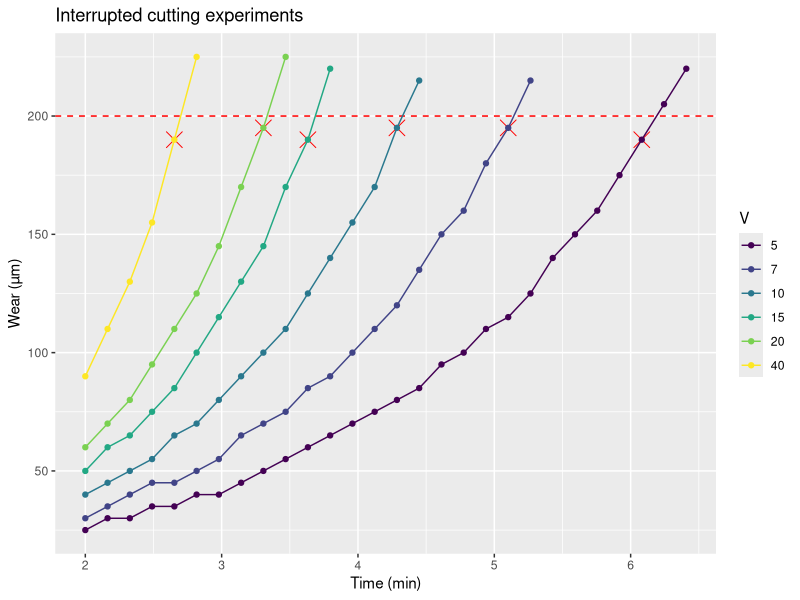
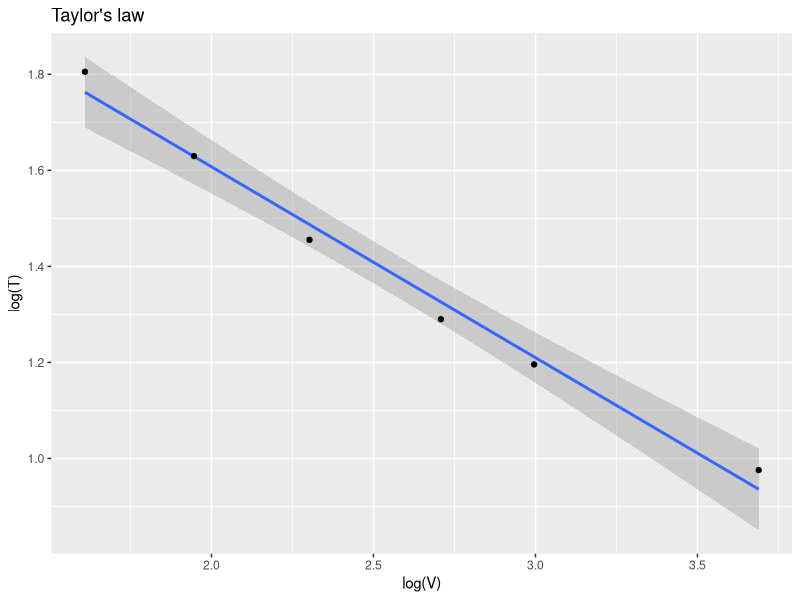
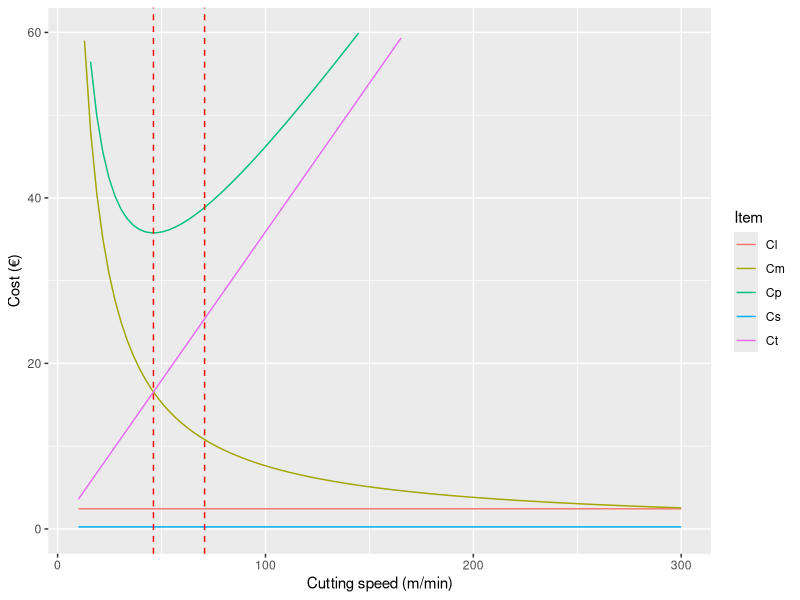
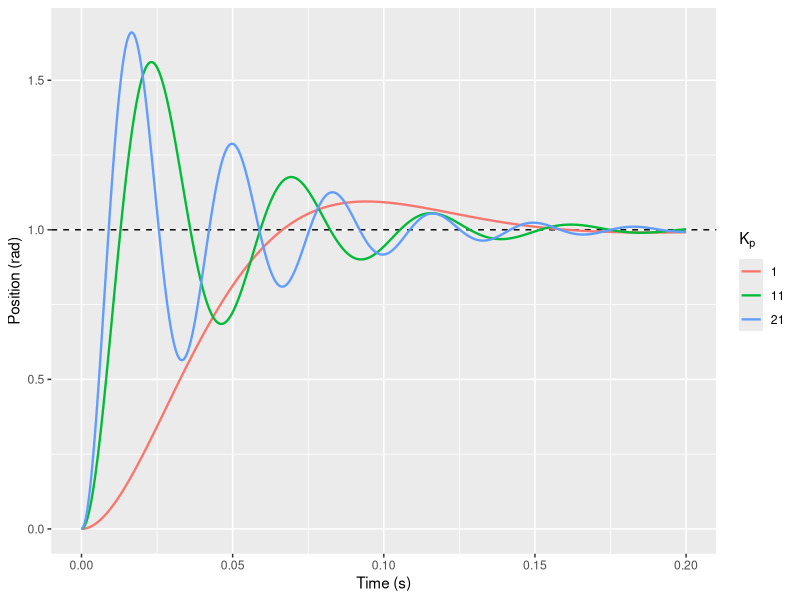
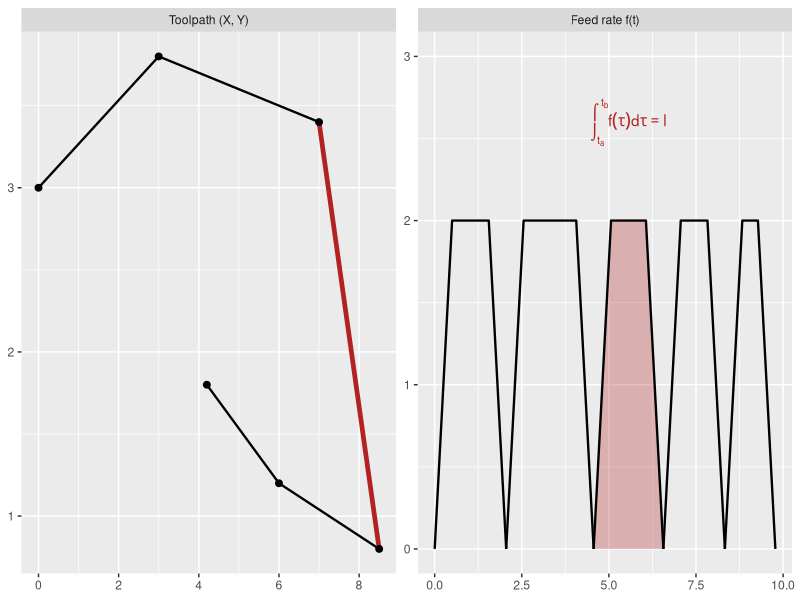
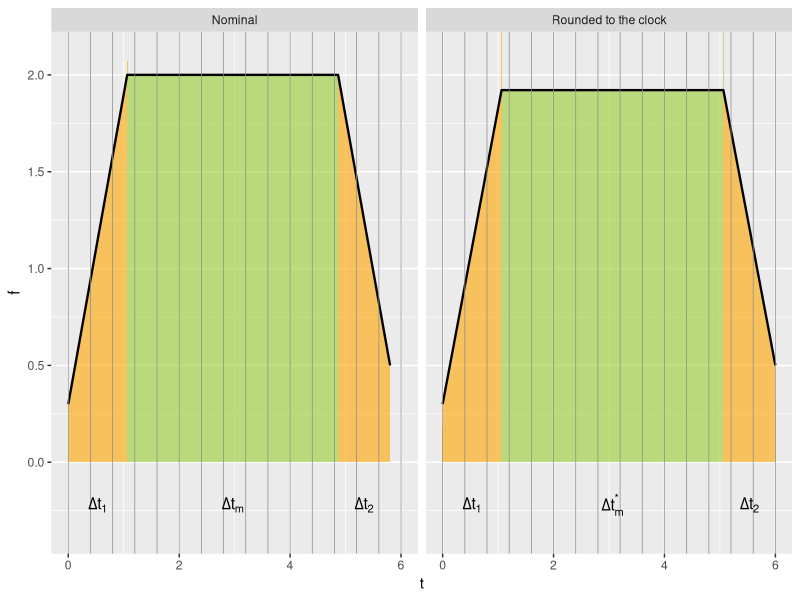
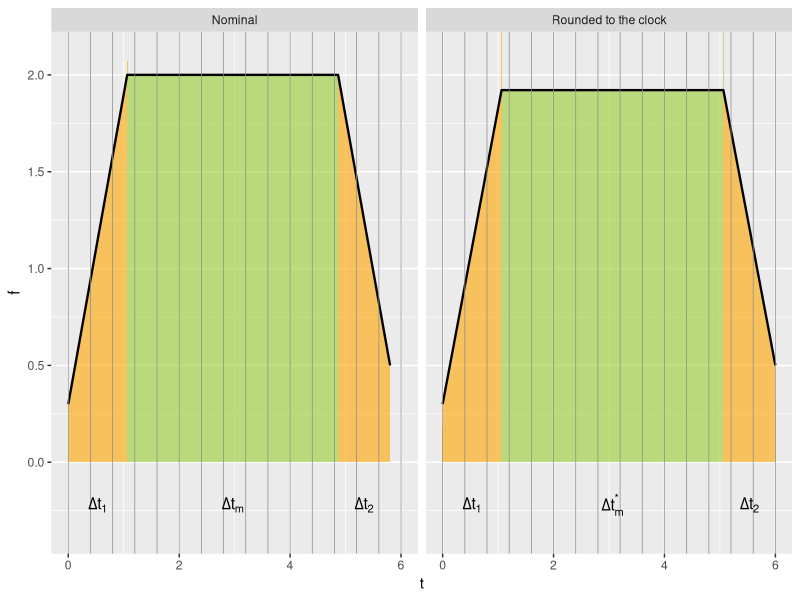
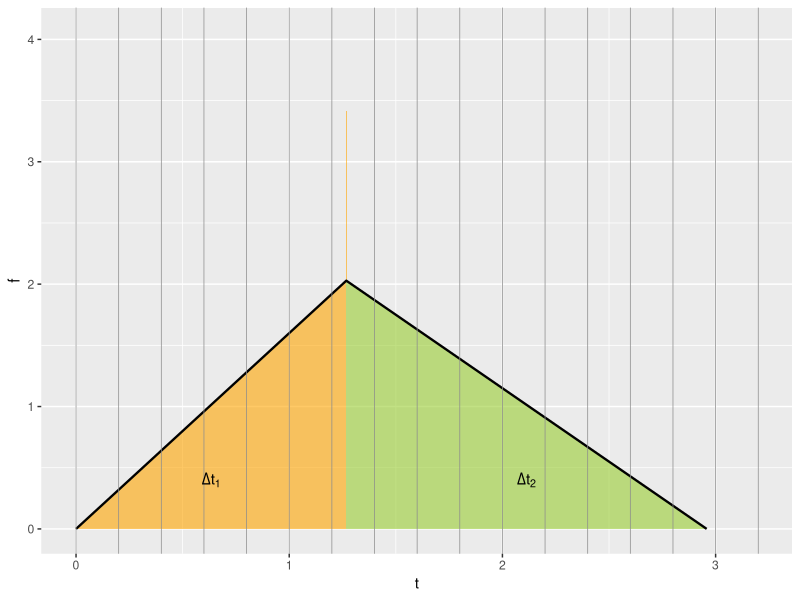

R code for these plots, in order:
## ---- chunk 1
options(width = 60)
set.seed(0)
library(tidyverse)
## ---- chunk 2
set.seed(0)
wc <- 200
round_next <- function(x, d) round(x/d) * d
w <- function(t,v, k=0.2, a=10) a*v^(k*t)
life <- function(v, wmax, k=0.2) uniroot(\(x) w(x, v, k) - wmax, interval=c(0, 1e5))$root
vels <- c(5, 7, 10, 15, 20, 40)

df <- expand.grid(
  T = seq(2, 10, length.out=50),
  V = vels
) %>%
  mutate(w = w(T, V, k=0.3)) %>% 
  mutate(w = round_next(w, 5)) %>% 
  filter(w <= wc + 30) 

df_l <- df %>% 
  filter(w <= wc) %>% 
  group_by(V) %>% 
  summarise(T = T[which.max(w)], w=max(w))

df %>% 
  mutate(V=factor(V)) %>% 
  ggplot(aes(x=T, y=w, group=V, color=V)) + 
  geom_point(data=df_l, aes(x=T, y=w), color="red", shape=4, size=5) +
  geom_hline(yintercept=wc, color="red", linetype=2) +
  geom_point() +
  geom_line() +
  scale_color_viridis_d(breaks=vels) +
  labs(x="Time (min)", y="Wear (µm)", title="Interrupted cutting experiments")
## ---- chunk 3
df_l %>% 
  ggplot(aes(x=log(V), y=log(T))) +
  geom_smooth(method="lm", formula=y~x) +
  geom_point() + 
  labs(title = "Taylor's law")
## ---- chunk 4
L <- 100
D <- 50
f <- 0.5
Lm <- 1
Om <- 0.7
Cs <- 1
Cl <- 1
K <- 50
n <- 0.5
Ct0 <- 2
Cs <- 10*(Lm + Om)
Cl <- 100*(Lm + Om)
Tm <- function(V) (pi * L * D) / (f*V)
Np <- function(V) (K/V)^(1/n)/Tm(V)
Ct <- function(V) Ct0/Np(V)
Cm <- function(V) Tm(V) * (Lm + Om)

Voc <- (K*(Lm+Om)^n)/((1/n-1)*Ct0)^n
Vot <- K/((1/n-1)*0.5)^n

tibble(
  V = seq(10, 300, length.out=100),
  Cs = Cs,
  Cl = Cl,
  Cm = Cm(V),
  Ct = Ct(V),
  Cp = Cm + Ct + Cs + Cl
) %>% 
  pivot_longer(-V, names_to = "Item", values_to = "Cost") %>% 
  mutate(Cost = Cost/70) %>% 
  ggplot(aes(x=V)) + 
  geom_line(aes(y=Cost, color=Item)) + 
  geom_vline(xintercept=c(Voc, Vot), linetype=2, color="red") + 
  ylim(c(0, 60)) + 
  labs(x="Cutting speed (m/min)", y="Cost (€)")
## ---- chunk 5
#| fig-width: 5.5
#| fig-height: 3.6
#| out-width: "443px"
#| out-height: "290px"
#| fig-align: center
# P-controlled position loop, G(s) = k / (s (tau s + 1)): closed-loop step response
step_response <- function(t, Kp, k = 34.7, tau = 0.02) {
  wn <- sqrt(Kp * k / tau)
  zeta <- 1 / (2 * sqrt(Kp * k * tau))
  wd <- wn * sqrt(1 - zeta^2)
  1 - exp(-zeta * wn * t) * (cos(wd * t) + zeta / sqrt(1 - zeta^2) * sin(wd * t))
}
expand_grid(t = seq(0, 0.2, length.out = 500), Kp = c(1, 11, 21)) %>%
  mutate(theta = step_response(t, Kp), Kp = factor(Kp)) %>%
  ggplot(aes(x = t, y = theta, color = Kp)) +
  geom_hline(yintercept = 1, linetype = 2) +
  geom_line(linewidth = 0.8) +
  labs(x = "Time (s)", y = "Position (rad)", color = quote(K[p]))
## ---- chunk 6
#| include: false
# Helpers for the profiling and look-ahead plots of this section

# Trapezoidal feed profile of a block on a discrete clock (period tq):
# the block duration is rounded up to a multiple of tq and f_m reduced accordingly
quantize_block <- function(l, fm, a, d, fs, fe, tq) {
  t1 <- (fm - fs) / a
  t2 <- (fm - fe) / d
  tm <- l / fm - t1 * (fm + fs) / (2 * fm) - t2 * (fe + fm) / (2 * fm)
  dt <- t1 + tm + t2
  dts <- (floor(dt / tq) + 1) * tq
  tms <- tm + dts - dt
  fms <- (2 * l - fs * t1 - fe * t2) / (t1 + t2 + 2 * tms)
  list(t1 = t1, t2 = t2, tm = tm, tms = tms, fm = fm, fms = fms, fs = fs, fe = fe, tq = tq, dts = dts)
}

profile_phases <- function(t1, tm, t2, fs, fm, fe) tibble(
  t = c(0, t1, t1, t1 + tm, t1 + tm, t1 + tm + t2),
  f = c(fs, fm, fm, fm, fm, fe),
  phase = rep(c("acc", "const", "dec"), each = 2)
)

plot_clock <- function(q = quantize_block(l = 10, fm = 2, a = 1.6, d = 1.6, fs = 0.3, fe = 0.5, tq = 0.4)) {
  prof <- bind_rows(
    `Nominal` = profile_phases(q$t1, q$tm, q$t2, q$fs, q$fm, q$fe),
    `Rounded to the clock` = profile_phases(q$t1, q$tms, q$t2, q$fs, q$fms, q$fe),
    .id = "which"
  )
  lab <- prof %>%
    group_by(which, phase) %>%
    summarise(t = mean(t), .groups = "drop") %>%
    mutate(label = case_when(
      phase == "acc" ~ "Delta*t[1]", phase == "dec" ~ "Delta*t[2]",
      which == "Nominal" ~ "Delta*t[m]", TRUE ~ "Delta*t[m]^'*'"))
  ggplot(prof, aes(t, f)) +
    geom_area(aes(fill = phase), alpha = 0.6, show.legend = FALSE) +
    geom_line(linewidth = 0.8) +
    geom_vline(xintercept = seq(0, q$dts, by = q$tq), color = "gray55", linewidth = 0.25) +
    geom_text(data = lab, aes(y = -0.22, label = label), parse = TRUE, size = 4) +
    scale_fill_manual(values = c(acc = "orange", const = "yellowgreen", dec = "orange")) +
    facet_wrap(~which) +
    coord_cartesian(ylim = c(-0.35, 2.1)) +
    labs(x = "t", y = "f")
}

# Look-ahead, one block in curvilinear abscissa, constant acc/dec a:
# fwd: forward step (accelerations only), bwd: backward step (decelerations only),
# final: resulting profile from (s0, vi) to (sf, vf) with nominal feed vm
la_block <- function(vi, vm, vf, sf = 5, a = 15, n = 400) {
  sq <- function(x) sqrt(pmax(x, 0))
  tibble(s = seq(0, sf, length.out = n)) %>%
    mutate(
      acc_vi = sqrt(vi^2 + 2 * a * s),
      dec_vf = sqrt(vf^2 + 2 * a * (sf - s)),
      dec_vi = sq(vi^2 - 2 * a * s),
      acc_vf = sq(vf^2 - 2 * a * (sf - s)),
      fwd = pmin(acc_vi, pmax(vm, acc_vf)),
      bwd = pmin(dec_vf, pmax(vm, dec_vi)),
      final = pmin(acc_vi, dec_vf, pmax(vm, dec_vi, acc_vf))
    )
}

la_plot <- function(vi, vm, vf, sf = 5, a = 15, steps = "fwd", ymax = 11) {
  b <- la_block(vi, vm, vf, sf, a)
  s <- seq(0, 5.5, length.out = 300)
  guides <- bind_rows(
    tibble(s = s, v = sqrt(vi^2 + 2 * a * s), g = "acc_vi"),
    tibble(s = s, v = suppressWarnings(sqrt(vf^2 - 2 * a * (sf - s))), g = "acc_vf"),
    tibble(s = s, v = suppressWarnings(sqrt(-2 * a * (sf - s))), g = "stop")
  ) %>% filter(!is.na(v))
  s1 <- (vm^2 - vi^2) / (2 * a)
  s2 <- sf - (vf^2 - vm^2) / (2 * a)
  lab <- tribble(
    ~s, ~v, ~label, ~hjust,
    0, vi + 0.8, "(s[0]*','~v[i])", -0.1,
    sf, vf + 0.8, "(s[f]*','~v[f])", 1.05,
    sf, 0.6, "(s[f]*','~0)", 1.1
  )
  marks <- tibble(s = c(s1, s2), v = vm, label = c("(s[1]*','~v[m])", "(s[2]*','~v[m])")) %>%
    filter(s > 0, s < sf)
  p <- ggplot(b, aes(x = s)) +
    geom_hline(yintercept = vm, linetype = 2, color = "gray40") +
    geom_vline(xintercept = sf, linetype = 2, color = "gray40") +
    geom_line(data = guides, aes(y = v, group = g), linetype = 2, linewidth = 0.3, color = "gray30") +
    geom_line(aes(y = fwd), linewidth = 1.2, color = "firebrick")
  if ("bwd" %in% steps)
    p <- p + geom_line(aes(y = bwd), linewidth = 1.2, color = "forestgreen", linetype = "22")
  p +
    geom_point(data = tibble(s = c(0, sf), v = c(vi, vf)), aes(y = v),
               shape = 4, size = 4, stroke = 1.5, color = "firebrick") +
    geom_point(data = marks, aes(y = v), shape = 21, fill = "white", size = 2.5) +
    geom_text(data = marks, aes(y = v + 0.9, label = label), parse = TRUE, size = 3.6) +
    geom_text(data = lab, aes(y = v, label = label, hjust = hjust), parse = TRUE, size = 3.6) +
    coord_cartesian(xlim = c(0, 5.5), ylim = c(0, ymax), expand = FALSE) +
    labs(x = "s", y = quote(v == dot(s)))
}
## ---- chunk 7
#| fig-width: 10
#| fig-height: 2.6
#| out-width: "808px"
#| out-height: "210px"
#| fig-align: center
# toolpath made of 5 blocks, each with its own trapezoidal profile (stop at the corners)
trapz_pts <- function(l, fm = 2, a = 4) {
  t1 <- fm / a
  tm <- l / fm - t1
  tibble(t = c(0, t1, t1 + tm, 2 * t1 + tm), f = c(0, fm, fm, 0))
}
path <- tibble(x = c(0, 3, 7, 8.5, 6, 4.2), y = c(3, 3.8, 3.4, 0.8, 1.2, 1.8))
hl <- 3   # highlighted block
prof <- path %>%
  mutate(l = sqrt((lead(x) - x)^2 + (lead(y) - y)^2)) %>%
  filter(!is.na(l)) %>%
  mutate(id = row_number(), tp = map(l, trapz_pts),
         t0 = lag(cumsum(map_dbl(tp, ~ max(.$t))), default = 0)) %>%
  unnest(tp) %>%
  mutate(t = t + t0)
panels <- c("Toolpath (X, Y)", "Feed rate f(t)")
bind_rows(
  path %>% transmute(panel = panels[1], h = x, v = y, id = c(1:5, 5)),
  prof %>% transmute(panel = panels[2], h = t, v = f, id = id)
) %>%
  mutate(panel = factor(panel, levels = panels)) %>%
  ggplot(aes(h, v)) +
  geom_area(data = ~ filter(.x, panel == panels[2], id == hl), fill = "firebrick", alpha = 0.3) +
  geom_line(data = ~ filter(.x, panel == panels[2]), aes(group = id), linewidth = 0.8) +
  geom_path(data = ~ filter(.x, panel == panels[1]), linewidth = 0.8) +
  geom_path(data = ~ filter(.x, panel == panels[1]) %>% slice(hl:(hl + 1)), linewidth = 1.6, color = "firebrick") +
  geom_point(data = ~ filter(.x, panel == panels[1]), size = 2) +
  geom_text(data = tibble(panel = factor(panels[2], levels = panels), h = mean(range(prof$t[prof$id == hl])), v = 2.6),
            label = "integral(f(tau)*d*tau, t[a], t[b]) == l", parse = TRUE, color = "firebrick") +
  geom_blank(data = tibble(panel = factor(panels[2], levels = panels), h = 0, v = 3)) +
  facet_wrap(~panel, scales = "free") +
  labs(x = NULL, y = NULL)
## ---- chunk 8
#| fig-width: 10
#| fig-height: 2.4
#| out-width: "792px"
#| out-height: "190px"
#| fig-align: center
plot_clock()
## ---- chunk 9
#| fig-width: 10
#| fig-height: 2.2
#| out-width: "773px"
#| out-height: "170px"
#| fig-align: center
plot_clock()
## ---- chunk 10
#| fig-width: 4.2
#| fig-height: 2.8
#| out-width: "300px"
#| out-height: "200px"
#| fig-align: center
# short block: Delta t_m <= 0, the feed never reaches f_m
a <- 1.6; d <- 1.2; l <- 3
t1 <- sqrt(2 * l / (a + a^2 / d)); t2 <- a / d * t1
tibble(t = c(0, t1, t1, t1 + t2), f = c(0, a * t1, a * t1, 0), phase = rep(c("acc", "dec"), each = 2)) %>%
  ggplot(aes(t, f)) +
  geom_area(aes(fill = phase), alpha = 0.6, show.legend = FALSE) +
  geom_line(linewidth = 0.8) +
  geom_vline(xintercept = seq(0, 3.2, by = 0.2), color = "gray55", linewidth = 0.25) +
  annotate("text", x = c(t1 / 2, t1 + t2 / 2), y = 0.4, label = c("Delta*t[1]", "Delta*t[2]"), parse = TRUE) +
  scale_fill_manual(values = c(acc = "orange", dec = "yellowgreen")) +
  labs(x = "t", y = "f")
## ---- chunk 11
#| fig-width: 3.6
#| fig-height: 5
#| out-width: "310px"
#| out-height: "431px"
#| fig-align: center
# feed profile and normalised curvilinear abscissa lambda(t) = s(t) / l
t1 <- 1; tm <- 2; t2 <- 1
tibble(t = seq(0, t1 + tm + t2, length.out = 400)) %>%
  mutate(`f(t)` = pmin(t / t1, 1, (t1 + tm + t2 - t) / t2),
         `lambda(t)` = cumsum(`f(t)`) / sum(`f(t)`)) %>%
  pivot_longer(-t) %>%
  ggplot(aes(t, value)) +
  geom_vline(xintercept = c(t1, t1 + tm), linetype = 2, color = "gray40") +
  geom_line(linewidth = 0.9) +
  facet_wrap(~name, ncol = 1, scales = "free_y", labeller = label_parsed, strip.position = "left") +
  labs(x = "t", y = NULL) +
  theme(strip.placement = "outside")
## ---- chunk 12
#| fig-width: 7
#| fig-height: 4.6
#| out-width: "654px"
#| out-height: "430px"
#| fig-align: center
# jerk-limited profile: 7 phases (jerk +j, 0, -j, cruise, -j, 0, +j)
fm <- 1; amax <- 1; j <- 4; tm <- 1; dt <- 0.001
tj <- amax / j; ta <- fm / amax - tj
phases <- c(tj, ta, tj, tm, tj, ta, tj)
jerk <- c(j, 0, -j, 0, -j, 0, j)
bounds <- cumsum(c(0, phases))
tibble(t = seq(0, sum(phases), by = dt)) %>%
  mutate(j = jerk[findInterval(t, bounds, rightmost.closed = TRUE)],
         a = cumsum(j) * dt, f = cumsum(a) * dt) %>%
  pivot_longer(-t) %>%
  mutate(name = factor(name, levels = c("f", "a", "j"), labels = c("f", "a", "dot(a)"))) %>%
  ggplot(aes(t, value)) +
  geom_vline(xintercept = bounds, linetype = 2, color = "gray40", linewidth = 0.3) +
  geom_line(linewidth = 0.9, color = "firebrick") +
  facet_wrap(~name, ncol = 1, scales = "free_y", labeller = label_parsed, strip.position = "left") +
  labs(x = "t", y = NULL) +
  theme(strip.placement = "outside")
## ---- chunk 13
#| fig-width: 5.5
#| fig-height: 3.6
#| out-width: "428px"
#| out-height: "280px"
#| fig-align: center
# blocks: length, nominal feed and angle with the next block (deg)
blk <- tibble(l = c(5, 5, 3, 11, 6, 1, 1), f = c(8, 8, 7, 3, 7, 7, 7), alpha = c(40, 10, 0, 0, 0, 0, 90)) %>%
  mutate(s0 = lag(cumsum(l), default = 0), s1 = cumsum(l),
         vf = if_else(row_number() == n(), 0, (f + lead(f)) / 2 * cos(alpha * pi / 180)),
         vf = pmin(vf, f, lead(f, default = 0)))
first <- la_block(0, blk$f[1], blk$vf[1], sf = blk$l[1])
ggplot(blk) +
  geom_segment(aes(x = s0, xend = s1, y = f, yend = f), linetype = 2, linewidth = 0.8) +
  geom_segment(aes(x = s1, xend = s1, y = 0, yend = pmax(f, lead(f, default = 0))), linetype = 3) +
  geom_line(data = first, aes(s, final), color = "steelblue", linewidth = 1.6) +
  geom_point(data = bind_rows(tibble(s1 = 0, vf = 0), blk), aes(s1, vf), color = "firebrick", size = 3) +
  labs(x = "s", y = quote(v == dot(s)))
## ---- chunk 14
#| fig-width: 4.4
#| fig-height: 3
#| out-width: "520px"
#| out-height: "355px"
la_plot(1, 8, 9)
## ---- chunk 15
#| fig-width: 4.4
#| fig-height: 3
#| out-width: "520px"
#| out-height: "355px"
la_plot(1, 8, 5)
## ---- chunk 16
#| fig-width: 4.4
#| fig-height: 3
#| out-width: "520px"
#| out-height: "355px"
la_plot(9, 8, 9)
## ---- chunk 17
#| fig-width: 4.4
#| fig-height: 3
#| out-width: "520px"
#| out-height: "355px"
la_plot(9, 8, 5)
## ---- chunk 18
#| fig-width: 4.4
#| fig-height: 3
#| out-width: "520px"
#| out-height: "355px"
la_plot(1, 8, 5, sf = 1.5)
## ---- chunk 19
#| fig-width: 4.4
#| fig-height: 3
#| out-width: "520px"
#| out-height: "355px"
la_plot(1, 8, 9, sf = 1.5)
## ---- chunk 20
#| fig-width: 4.4
#| fig-height: 3
#| out-width: "520px"
#| out-height: "355px"
la_plot(7, 8, 9, sf = 1.5)
## ---- chunk 21
#| fig-width: 4.4
#| fig-height: 3
#| out-width: "520px"
#| out-height: "355px"
la_plot(7.5, 8, 6, sf = 1.5)
## ---- chunk 22
#| fig-width: 4.4
#| fig-height: 3
#| out-width: "520px"
#| out-height: "355px"
la_plot(0, 8, 5.3, steps = c("fwd", "bwd"))
## ---- chunk 23
#| fig-width: 4.4
#| fig-height: 3
#| out-width: "520px"
#| out-height: "355px"
la_plot(9, 8, 5, steps = c("fwd", "bwd"))
## ---- chunk 24
#| fig-width: 10
#| fig-height: 5.6
#| out-width: "964px"
#| out-height: "540px"
#| fig-align: center
# a = d = 10, sf = 5; red: forward step, green: backward step, gray: resulting profile
tribble(
  ~case, ~vi, ~vm, ~vf,
  "AMA", 2, 6, 9,      "A", 1, 10.5, 10.05,  "M", 6, 6, 6,
  "DMD", 9, 6, 2,      "D", 10, 10.5, 1,     "AMD", 2, 7, 2,
  "AD", 1, 10.5, 1,    "DA", 9, 4, 9,        "DMA", 9, 6, 9
) %>%
  mutate(case = fct_inorder(case), prof = pmap(list(vi, vm, vf), la_block, a = 10)) %>%
  unnest(prof) %>%
  ggplot(aes(x = s)) +
  geom_hline(aes(yintercept = vm), linetype = 2, color = "gray40") +
  geom_line(aes(y = final), linewidth = 3.5, color = "gray75", lineend = "round") +
  geom_line(aes(y = fwd), linewidth = 1, color = "firebrick") +
  geom_line(aes(y = bwd), linewidth = 1, color = "forestgreen", linetype = "22") +
  facet_wrap(~case, ncol = 3) +
  coord_cartesian(ylim = c(0, 11)) +
  labs(x = "s", y = quote(v == dot(s)))
## ---- chunk 25
#| fig-width: 5
#| fig-height: 4.2
#| out-width: "476px"
#| out-height: "400px"
#| fig-align: center
# 90-degree corner at constant feed, each axis follows its command with a first-order lag (Kv)
corner <- function(feed, Kv = 40, dt = 1e-4, L = 2) {
  v <- feed / 60
  t <- seq(0, 2 * L / v + 0.2, by = dt)
  xc <- 40 + pmin(v * t - L, 0)
  yc <- -10 + pmax(v * t - L, 0)
  xa <- ya <- numeric(length(t))
  xa[1] <- xc[1] - v / Kv; ya[1] <- yc[1]
  for (i in 2:length(t)) {
    xa[i] <- xa[i - 1] + Kv * (xc[i - 1] - xa[i - 1]) * dt
    ya[i] <- ya[i - 1] + Kv * (yc[i - 1] - ya[i - 1]) * dt
  }
  e <- min(sqrt((xa - 40)^2 + (ya + 10)^2))
  tibble(x = xa, y = ya, F = sprintf("%d mm/min (error %.2f mm)", feed, e))
}
bind_rows(corner(500), corner(1500)) %>%
  ggplot(aes(x, y, color = F)) +
  geom_path(data = tibble(x = c(39.5, 40, 40), y = c(-10, -10, -9.5)), color = "black", linetype = 2) +
  geom_path(linewidth = 1) +
  coord_equal(xlim = c(39.5, 40.1), ylim = c(-10.1, -9.5)) +
  labs(x = "X (mm)", y = "Y (mm)", color = "Feed rate") +
  theme(legend.position = "bottom", legend.direction = "vertical")
## ---- chunk 26
#| layout-ncol: 2
#| fig-width: 5
#| fig-height: 4.2
#| out-width: "100%"
# zig-zag toolpath (lines, a small kink, R5 arcs, square corners), nominal feed 10 m/min;
# look-ahead with forward and backward passes limited by the axes acceleration
feed <- 10000 / 60; acc <- 400; ds <- 0.05
seg_line <- function(x0, y0, x1, y1) {
  n <- max(2, ceiling(sqrt((x1 - x0)^2 + (y1 - y0)^2) / ds))
  tibble(x = seq(x0, x1, length.out = n), y = seq(y0, y1, length.out = n), R = Inf)
}
seg_arc <- function(xc, yc, r, a0, a1) {
  th <- seq(a0, a1, length.out = max(2, ceiling(abs(a1 - a0) * r / ds)))
  tibble(x = xc + r * cos(th), y = yc + r * sin(th), R = r)
}
pass <- function(y, dir) {
  xs <- if (dir > 0) c(-10, 20, 50) else c(50, 20, -10)
  bind_rows(seg_line(xs[1], y, xs[2], y + 2), seg_line(xs[2], y + 2, xs[3], y))
}
path <- bind_rows(
  pass(0, 1), seg_arc(50, 5, 5, -pi / 2, pi / 2), pass(10, -1), seg_line(-10, 10, -10, 20),
  pass(20, 1), seg_arc(50, 25, 5, -pi / 2, pi / 2), pass(30, -1), seg_line(-10, 30, -10, 40),
  pass(40, 1)
) %>% distinct(x, y, .keep_all = TRUE)
n <- nrow(path)
step <- sqrt(diff(path$x)^2 + diff(path$y)^2)
heading <- atan2(diff(path$y), diff(path$x))
turn <- abs(atan2(sin(diff(heading)), cos(diff(heading))))
vlim <- pmin(feed, sqrt(acc * path$R))                      # centripetal limit on arcs
vlim[2:(n - 1)] <- pmin(vlim[2:(n - 1)], ifelse(turn > 0.02, feed * cos(pmin(turn, pi / 2)), feed))
vlim[c(1, n)] <- 0
v <- vlim
for (i in 2:n) v[i] <- min(v[i], sqrt(v[i - 1]^2 + 2 * acc * step[i - 1]))     # forward
for (i in (n - 1):1) v[i] <- min(v[i], sqrt(v[i + 1]^2 + 2 * acc * step[i]))   # backward
tt <- c(0, cumsum(step / pmax((head(v, -1) + tail(v, -1)) / 2, 1e-3)))
path <- mutate(path, t = tt, v = v * 60)
ggplot(path, aes(x, y, color = v)) +
  geom_path(linewidth = 1.2) +
  scale_color_viridis_c(name = "Feed rate\n(mm/min)") +
  coord_equal() +
  labs(x = "X (mm)", y = "Y (mm)", title = "Tool path")
ggplot(path, aes(t, v)) +
  geom_line() +
  geom_hline(yintercept = feed * 60, linetype = 2, color = "firebrick") +
  geom_hline(yintercept = sum(step) / max(tt) * 60, color = "forestgreen") +
  labs(x = "Time (s)", y = "Feed rate (mm/min)", title = "Feed rate profile",
       caption = "dashed: nominal, solid: average")
## ---- chunk 27
#| layout-ncol: 2
#| fig-width: 5
#| fig-height: 4.2
#| out-width: "100%"
# simulated calibration of a 200 mm axis: 5 runs, measured every 10 mm
set.seed(1)
xs <- seq(0, 200, by = 10)
shape <- 1.5 * sin(xs / 25) + 0.8 * sin(xs / 9 + 1)
expand_grid(run = 1:5, x = xs) %>%
  mutate(straightness = shape[match(x, xs)] + rnorm(n(), sd = 0.6)) %>%
  ggplot(aes(x, straightness)) +
  geom_line(aes(group = run), color = "gray60") +
  geom_point(color = "gray40", size = 1) +
  stat_summary(fun.data = ~ tibble(ymin = mean(.x) - 2 * sd(.x), ymax = mean(.x) + 2 * sd(.x)),
               geom = "ribbon", alpha = 0.15, fill = "firebrick") +
  stat_summary(fun = mean, geom = "line", color = "firebrick", linewidth = 1) +
  labs(x = "Axis position (mm)", y = "Straightness (µm)", title = "Straightness residuals")
expand_grid(run = 1:5, dir = c("forward", "backward"), x = xs) %>%
  mutate(error = 0.025 * x + 0.8 * sin(x / 30) + if_else(dir == "forward", 1.2, -1.2) + rnorm(n(), sd = 0.3)) %>%
  ggplot(aes(x, error, color = dir)) +
  geom_point(size = 1, alpha = 0.6) +
  stat_summary(fun = mean, geom = "line", linewidth = 1) +
  labs(x = "Nominal position (mm)", y = "Positioning error (µm)", color = NULL,
       title = "Linearity (positioning) error") +
  theme(legend.position = "bottom")
